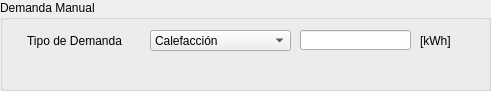
      <widget class="QGroupBox" name="gbmanual">
       <property name="enabled">
        <bool>true</bool>
       </property>
       <property name="geometry">
        <rect>
         <x>40</x>
         <y>90</y>
         <width>491</width>
         <height>91</height>
        </rect>
       </property>
       <property name="font">
        <font>
         <weight>50</weight>
         <bold>false</bold>
        </font>
       </property>
       <property name="title">
        <string>Demanda Manual</string>
       </property>
       <widget class="QLabel" name="lbtipodemanda">
        <property name="geometry">
         <rect>
          <x>9</x>
          <y>30</y>
          <width>131</width>
          <height>21</height>
         </rect>
        </property>
        <property name="sizePolicy">
         <sizepolicy hsizetype="Maximum" vsizetype="Maximum">
          <horstretch>0</horstretch>
          <verstretch>0</verstretch>
         </sizepolicy>
        </property>
        <property name="minimumSize">
         <size>
          <width>100</width>
          <height>21</height>
         </size>
        </property>
        <property name="maximumSize">
         <size>
          <width>200</width>
          <height>21</height>
         </size>
        </property>
        <property name="text">
         <string>Tipo de Demanda</string>
        </property>
        <property name="textFormat">
         <enum>Qt::PlainText</enum>
        </property>
        <property name="alignment">
         <set>Qt::AlignCenter</set>
        </property>
       </widget>
       <widget class="QComboBox" name="cbtipodemanda">
        <property name="geometry">
         <rect>
          <x>150</x>
          <y>30</y>
          <width>141</width>
          <height>21</height>
         </rect>
        </property>
        <item>
         <property name="text">
          <string>Calefacción</string>
         </property>
        </item>
        <item>
         <property name="text">
          <string>Refrigeración</string>
         </property>
        </item>
       </widget>
       <widget class="QLineEdit" name="lndemandamanual">
        <property name="geometry">
         <rect>
          <x>300</x>
          <y>30</y>
          <width>111</width>
          <height>20</height>
         </rect>
        </property>
       </widget>
       <widget class="QLabel" name="lbkwh1">
        <property name="geometry">
         <rect>
          <x>420</x>
          <y>30</y>
          <width>61</width>
          <height>21</height>
         </rect>
        </property>
        <property name="text">
         <string>[kWh]</string>
        </property>
       </widget>
      </widget>
